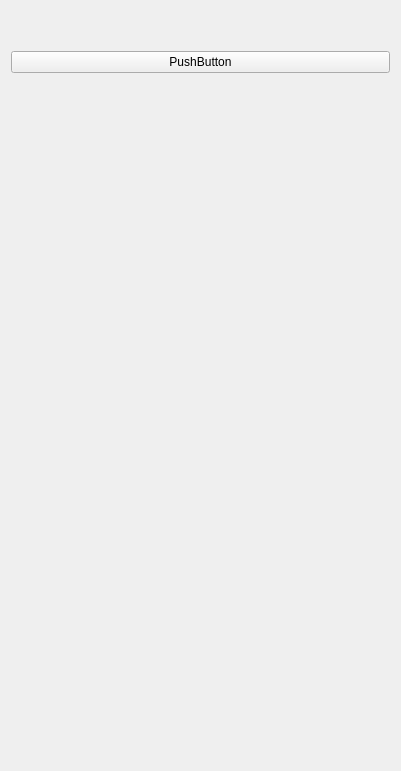
<?xml version="1.0" encoding="UTF-8"?>
<ui version="4.0">
 <class>QmitkOpenIgtLinkViewControls</class>
 <widget class="QWidget" name="QmitkOpenIgtLinkViewControls">
  <property name="geometry">
   <rect>
    <x>0</x>
    <y>0</y>
    <width>401</width>
    <height>771</height>
   </rect>
  </property>
  <property name="minimumSize">
   <size>
    <width>0</width>
    <height>0</height>
   </size>
  </property>
  <property name="windowTitle">
   <string>QmitkTemplate</string>
  </property>
  <layout class="QVBoxLayout" name="verticalLayout">
   <item>
    <spacer name="verticalSpacer_2">
     <property name="orientation">
      <enum>Qt::Vertical</enum>
     </property>
     <property name="sizeType">
      <enum>QSizePolicy::Fixed</enum>
     </property>
     <property name="sizeHint" stdset="0">
      <size>
       <width>20</width>
       <height>40</height>
      </size>
     </property>
    </spacer>
   </item>
   <item>
    <widget class="QPushButton" name="pushButton">
     <property name="enabled">
      <bool>true</bool>
     </property>
     <property name="text">
      <string>PushButton</string>
     </property>
    </widget>
   </item>
   <item>
    <spacer name="verticalSpacer">
     <property name="orientation">
      <enum>Qt::Vertical</enum>
     </property>
     <property name="sizeHint" stdset="0">
      <size>
       <width>20</width>
       <height>40</height>
      </size>
     </property>
    </spacer>
   </item>
  </layout>
 </widget>
 <layoutdefault spacing="6" margin="11"/>
 <resources/>
 <connections/>
</ui>
